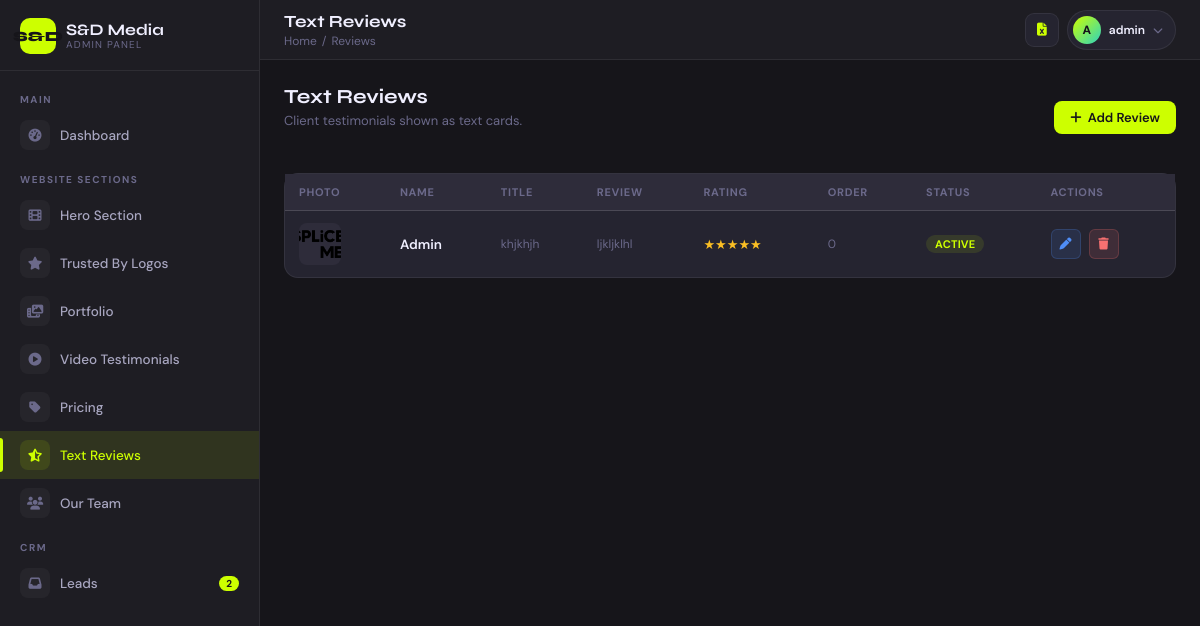
The page /cadmin/reviews/ (signed in) on the database its author committed.
### core/models.py (models this page shows, shortened)
class TextReview(models.Model):
    name = models.CharField(max_length=100)
    title = models.CharField(max_length=150)
    picture = models.ImageField(upload_to='reviews/', blank=True, null=True)
    review_text = models.TextField()
    rating = models.PositiveSmallIntegerField(default=5)
    order = models.PositiveIntegerField(default=0)
    is_active = models.BooleanField(default=True)
    created_at = models.DateTimeField(auto_now_add=True)
    class Meta:
        verbose_name = "Text Review"
        verbose_name_plural = "Text Reviews"
        ordering = ['order', '-created_at']

### core/cadmin_views.py (the view)
# urls.py: path('reviews/',               v.review_list,   name='review_list'),
@cadmin_required
def review_list(request): return _list_view(request, TextReview, 'custom_admin/review_list.html')

### core/cadmin_views.py (called while the page is built)
def is_staff(user):
    return user.is_authenticated and (user.is_staff or user.is_superuser)

def _base_ctx():
    return {'lead_count': Lead.objects.count()}

def _list_view(request, model, template, extra=None):
    qs = model.objects.all()
    paginator = Paginator(qs, 20)
    page = paginator.get_page(request.GET.get('page', 1))
    ctx = {**_base_ctx(), 'objects': page.object_list, 'page_obj': page, 'is_paginated': page.has_other_pages()}
    if extra: ctx.update(extra)
    return render(request, template, ctx)

### templates/custom_admin/review_list.html (shortened to what this page needs)
{% extends "custom_admin/base.html" %}
{% block page_title %}Text Reviews{% endblock %}
{% block breadcrumb %}<span class="sep">/</span> Reviews{% endblock %}
{% block content %}
<div style="display:flex;align-items:center;justify-content:space-between;margin-bottom:22px">
  <div><h2 class="section-title">Text Reviews</h2><p class="section-sub">Client testimonials shown as text cards.</p></div>
  <a href="{% url 'cadmin:review_add' %}" class="btn btn-primary"><i class="fa-solid fa-plus"></i> Add Review</a>
</div>
<div class="card" style="padding:0">
{% if objects %}
<div class="table-wrap"><table>
  <thead><tr><th>Photo</th><th>Name</th><th>Title</th><th>Review</th><th>Rating</th><th>Order</th><th>Status</th><th>Actions</th></tr></thead>
  <tbody>
  {% for obj in objects %}
  <tr>
    <td><div class="thumb">{% if obj.picture %}<img src="{{ obj.picture.url }}" />{% else %}<i class="fa-solid fa-user"></i>{% endif %}</div></td>
    <td style="font-weight:600">{{ obj.name }}</td>
    <td class="text-muted">{{ obj.title }}</td>
    <td><div class="text-muted" style="max-width:160px">{{ obj.review_text|truncatechars:60 }}</div></td>
    <td><span class="star">{% for i in "12345" %}{% if forloop.counter <= obj.rating %}★{% else %}☆{% endif %}{% endfor %}</span></td>
    <td class="text-muted">{{ obj.order }}</td>
    <td>{% if obj.is_active %}<span class="badge badge-green">Active</span>{% else %}<span class="badge" style="background:var(--bg3);color:var(--text3)">Off</span>{% endif %}</td>
    <td><div class="flex gap-2">
      <a href="{% url 'cadmin:review_edit' obj.pk %}" class="btn btn-blue btn-sm btn-icon"><i class="fa-solid fa-pen"></i></a>
      <button onclick="confirmDelete('{% url 'cadmin:review_delete' obj.pk %}','{{ obj.name|escapejs }}')" class="btn btn-danger btn-sm btn-icon"><i class="fa-solid fa-trash"></i></button>
    </div></td>
  </tr>
  {% endfor %}
  </tbody>
</table></div>
{% else %}
<div class="empty-state"><div class="empty-icon"><i class="fa-solid fa-star-half-stroke"></i></div><h3>No reviews yet</h3><a href="{% url 'cadmin:review_add' %}" class="btn btn-primary mt-2"><i class="fa-solid fa-plus"></i> Add Review</a></div>
{% endif %}
</div>
{% endblock %}

### templates/custom_admin/base.html (shortened to what this page needs)
<!DOCTYPE html>
<html lang="en">
<head>
  <link rel="stylesheet" href="https://cdnjs.cloudflare.com/ajax/libs/font-awesome/6.5.0/css/all.min.css"/>
</head>
<body>
<aside class="sidebar" id="sidebar">
  <div class="sidebar-logo">
    <div class="logo-icon">S&D</div>
    <div>
      <div class="logo-text">S&D Media</div>
      <div class="logo-sub">Admin Panel</div>
    </div>
  </div>
  <div class="sidebar-scroll">
    <div class="nav-label">Main</div>
    <a href="{% url 'cadmin:dashboard' %}" class="nav-item {% if request.resolver_match.url_name == 'dashboard' %}active{% endif %}">
      <span class="nav-icon"><i class="fa-solid fa-gauge-high"></i></span>Dashboard
    </a>
    <div class="nav-label">Website Sections</div>
    <a href="{% url 'cadmin:hero_list' %}" class="nav-item {% if 'hero' in request.resolver_match.url_name %}active{% endif %}">
      <span class="nav-icon"><i class="fa-solid fa-film"></i></span>Hero Section
    </a>
    <a href="{% url 'cadmin:logo_list' %}" class="nav-item {% if 'logo' in request.resolver_match.url_name %}active{% endif %}">
      <span class="nav-icon"><i class="fa-solid fa-star"></i></span>Trusted By Logos
    </a>
    <a href="{% url 'cadmin:portfolio_category_list' %}" class="nav-item {% if 'portfolio' in request.resolver_match.url_name %}active{% endif %}">
      <span class="nav-icon"><i class="fa-solid fa-photo-film"></i></span>Portfolio
    </a>
    <a href="{% url 'cadmin:video_testimonial_list' %}" class="nav-item {% if 'video_testimonial' in request.resolver_match.url_name %}active{% endif %}">
      <span class="nav-icon"><i class="fa-solid fa-circle-play"></i></span>Video Testimonials
    </a>
    <a href="{% url 'cadmin:pricing_list' %}" class="nav-item {% if 'pricing' in request.resolver_match.url_name or 'video_type' in request.resolver_match.url_name %}active{% endif %}">
      <span class="nav-icon"><i class="fa-solid fa-tag"></i></span>Pricing
    </a>
    <a href="{% url 'cadmin:review_list' %}" class="nav-item {% if 'review' in request.resolver_match.url_name %}active{% endif %}">
      <span class="nav-icon"><i class="fa-solid fa-star-half-stroke"></i></span>Text Reviews
    </a>
    <a href="{% url 'cadmin:team_list' %}" class="nav-item {% if 'team' in request.resolver_match.url_name %}active{% endif %}">
      <span class="nav-icon"><i class="fa-solid fa-users"></i></span>Our Team
    </a>
    <div class="nav-label">CRM</div>
    <a href="{% url 'cadmin:lead_list' %}" class="nav-item {% if 'lead' in request.resolver_match.url_name %}active{% endif %}">
      <span class="nav-icon"><i class="fa-solid fa-inbox"></i></span>
      Leads
      {% if lead_count %}<span class="nav-badge">{{ lead_count }}</span>{% endif %}
    </a>
  </div>
</aside>
<div class="main-wrap">
  <header class="topbar">
    <div class="topbar-left">
      <div>
        <div class="page-title">{% block page_title %}Dashboard{% endblock %}</div>
        <div class="breadcrumb">
          <a href="{% url 'cadmin:dashboard' %}">Home</a>
          {% block breadcrumb %}{% endblock %}
        </div>
      </div>
    </div>
    <div class="topbar-right">
      <a href="{% url 'export-leads' %}" class="icon-btn" title="Export Leads to Excel">
        <i class="fa-solid fa-file-excel" style="color:var(--green)"></i>
      </a>
      <div class="user-menu">
        <div class="user-btn" onclick="toggleDropdown()" id="user-btn">
          <div class="user-avatar">{{ request.user.username|slice:":1"|upper }}</div>
          <span class="user-name-top">{{ request.user.username }}</span>
          <i class="fa-solid fa-chevron-down user-chevron" id="chevron"></i>
        </div>
      </div>
    </div>
  </header>
  <main class="content">{% block content %}{% endblock %}</main>
</div>
</body>
</html>

### rows shown on the page
TextReview: picture (picture), name "Admin", title "khjkhjh", review_text "ljkljklhl", rating 5 (drawn), order "0", is_active "ACTIVE"

### other values the page prints
{{ lead_count }} "2"
{{ request.user.username|slice:":1"|upper }} "A"
{{ request.user.username }} "admin"
